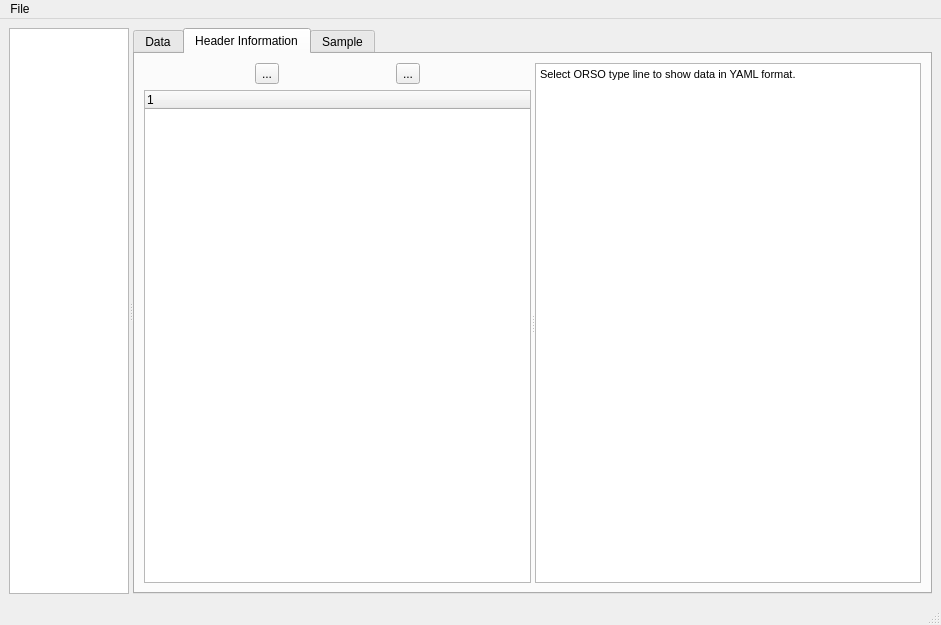
<?xml version="1.0" encoding="UTF-8"?>
<ui version="4.0">
 <class>MainWindow</class>
 <widget class="QMainWindow" name="MainWindow">
  <property name="geometry">
   <rect>
    <x>0</x>
    <y>0</y>
    <width>941</width>
    <height>625</height>
   </rect>
  </property>
  <property name="windowTitle">
   <string>MainWindow</string>
  </property>
  <widget class="QWidget" name="centralwidget">
   <layout class="QVBoxLayout" name="verticalLayout_2">
    <item>
     <widget class="QSplitter" name="splitter">
      <property name="orientation">
       <enum>Qt::Horizontal</enum>
      </property>
      <widget class="QListWidget" name="dataset_list">
       <property name="sizePolicy">
        <sizepolicy hsizetype="Minimum" vsizetype="Expanding">
         <horstretch>1</horstretch>
         <verstretch>0</verstretch>
        </sizepolicy>
       </property>
       <property name="minimumSize">
        <size>
         <width>120</width>
         <height>0</height>
        </size>
       </property>
      </widget>
      <widget class="QTabWidget" name="tabWidget">
       <property name="sizePolicy">
        <sizepolicy hsizetype="Expanding" vsizetype="Expanding">
         <horstretch>10</horstretch>
         <verstretch>0</verstretch>
        </sizepolicy>
       </property>
       <property name="currentIndex">
        <number>1</number>
       </property>
       <widget class="QWidget" name="plot_tab">
        <attribute name="title">
         <string>Data</string>
        </attribute>
        <layout class="QVBoxLayout" name="verticalLayout">
         <item>
          <widget class="MplCanvas" name="data_plot" native="true"/>
         </item>
        </layout>
       </widget>
       <widget class="QWidget" name="header_tab">
        <attribute name="title">
         <string>Header Information</string>
        </attribute>
        <layout class="QVBoxLayout" name="verticalLayout_4">
         <item>
          <widget class="QSplitter" name="splitter_2">
           <property name="orientation">
            <enum>Qt::Horizontal</enum>
           </property>
           <widget class="QWidget" name="verticalLayoutWidget">
            <layout class="QVBoxLayout" name="verticalLayout_3">
             <item>
              <layout class="QHBoxLayout" name="horizontalLayout">
               <item>
                <widget class="QToolButton" name="toolButton">
                 <property name="text">
                  <string>...</string>
                 </property>
                 <property name="icon">
                  <iconset theme="list-add"/>
                 </property>
                 <property name="iconSize">
                  <size>
                   <width>24</width>
                   <height>16</height>
                  </size>
                 </property>
                </widget>
               </item>
               <item>
                <widget class="QToolButton" name="toolButton_2">
                 <property name="text">
                  <string>...</string>
                 </property>
                </widget>
               </item>
              </layout>
             </item>
             <item>
              <widget class="QTreeWidget" name="header_tree">
               <column>
                <property name="text">
                 <string notr="true">1</string>
                </property>
               </column>
              </widget>
             </item>
            </layout>
           </widget>
           <widget class="QTextBrowser" name="header_data">
            <property name="html">
             <string>&lt;!DOCTYPE HTML PUBLIC &quot;-//W3C//DTD HTML 4.0//EN&quot; &quot;http://www.w3.org/TR/REC-html40/strict.dtd&quot;&gt;
&lt;html&gt;&lt;head&gt;&lt;meta name=&quot;qrichtext&quot; content=&quot;1&quot; /&gt;&lt;style type=&quot;text/css&quot;&gt;
p, li { white-space: pre-wrap; }
&lt;/style&gt;&lt;/head&gt;&lt;body style=&quot; font-family:'MS Shell Dlg 2'; font-size:8.25pt; font-weight:400; font-style:normal;&quot;&gt;
&lt;p style=&quot; margin-top:0px; margin-bottom:0px; margin-left:0px; margin-right:0px; -qt-block-indent:0; text-indent:0px;&quot;&gt;Select ORSO type line to show data in YAML format.&lt;/p&gt;&lt;/body&gt;&lt;/html&gt;</string>
            </property>
            <property name="textInteractionFlags">
             <set>Qt::LinksAccessibleByKeyboard|Qt::LinksAccessibleByMouse|Qt::TextBrowserInteraction|Qt::TextSelectableByKeyboard|Qt::TextSelectableByMouse</set>
            </property>
           </widget>
          </widget>
         </item>
        </layout>
       </widget>
       <widget class="QWidget" name="sample_tab">
        <attribute name="title">
         <string>Sample</string>
        </attribute>
       </widget>
      </widget>
     </widget>
    </item>
   </layout>
  </widget>
  <widget class="QMenuBar" name="menubar">
   <property name="geometry">
    <rect>
     <x>0</x>
     <y>0</y>
     <width>941</width>
     <height>26</height>
    </rect>
   </property>
   <widget class="QMenu" name="menuFile">
    <property name="title">
     <string>File</string>
    </property>
    <addaction name="actionOpen"/>
   </widget>
   <addaction name="menuFile"/>
  </widget>
  <widget class="QStatusBar" name="statusbar"/>
  <action name="actionOpen">
   <property name="text">
    <string>Open...</string>
   </property>
  </action>
 </widget>
 <customwidgets>
  <customwidget>
   <class>MplCanvas</class>
   <extends>QWidget</extends>
   <header location="global">.mpl_canvas.h</header>
   <container>1</container>
  </customwidget>
 </customwidgets>
 <resources/>
 <connections>
  <connection>
   <sender>dataset_list</sender>
   <signal>currentRowChanged(int)</signal>
   <receiver>MainWindow</receiver>
   <slot>dataset_selected(int)</slot>
   <hints>
    <hint type="sourcelabel">
     <x>124</x>
     <y>143</y>
    </hint>
    <hint type="destinationlabel">
     <x>207</x>
     <y>24</y>
    </hint>
   </hints>
  </connection>
  <connection>
   <sender>header_tree</sender>
   <signal>itemClicked(QTreeWidgetItem*,int)</signal>
   <receiver>MainWindow</receiver>
   <slot>show_dataset_item(QTreeWidgetItem*,int)</slot>
   <hints>
    <hint type="sourcelabel">
     <x>295</x>
     <y>182</y>
    </hint>
    <hint type="destinationlabel">
     <x>382</x>
     <y>22</y>
    </hint>
   </hints>
  </connection>
 </connections>
 <slots>
  <slot>dataset_selected(int)</slot>
  <slot>show_dataset_item(QTreeWidgetItem*,int)</slot>
 </slots>
</ui>
